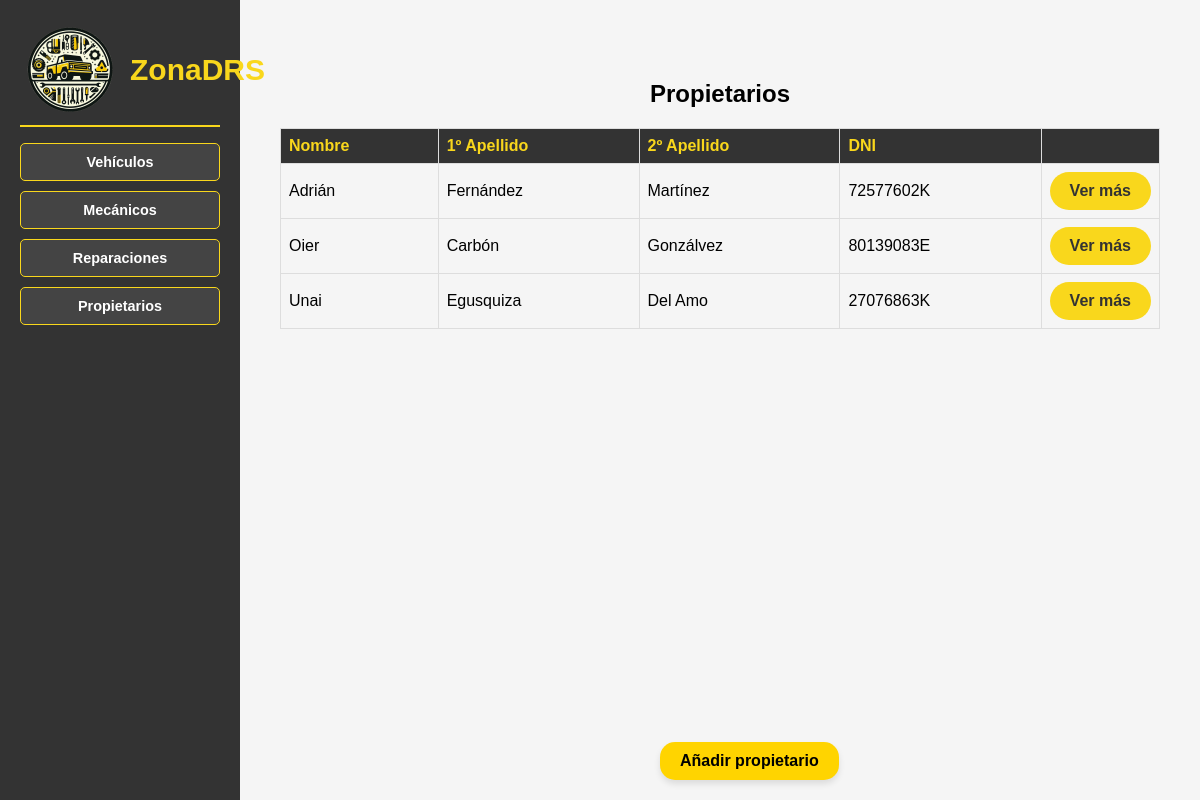
The page /ZonaDRS/listaPropietarios/ on the database as committed earlier.
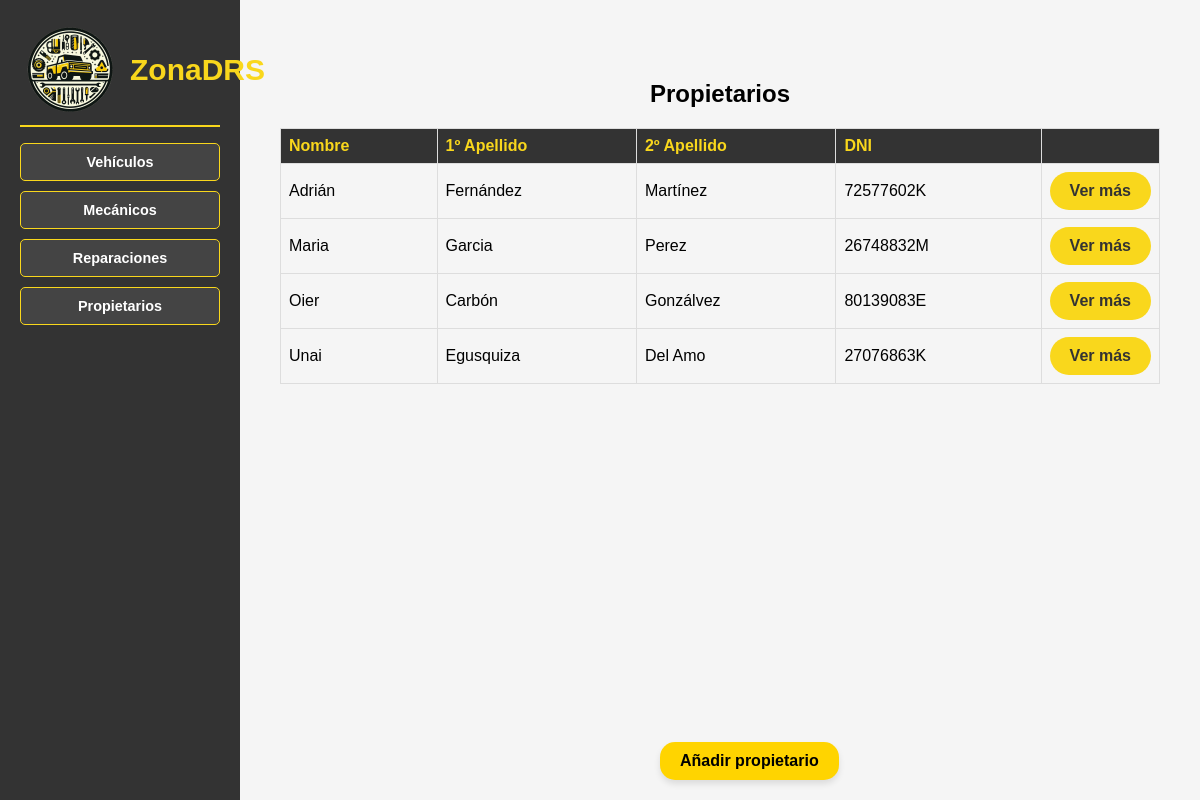
The same page on the database as committed later.
### Zona_DRS_APP/models.py (models this page shows, shortened)
class Propietario(models.Model):
    dni = models.CharField(max_length=9, primary_key=True)
    nombre = models.CharField(max_length=255)
    apellido1 = models.CharField(max_length=255)
    apellido2 = models.CharField(max_length=255)
    genero = models.CharField(
        max_length=1,
        choices=[
            ('H', 'Hombre'),
            ('M', 'Mujer')
        ],
    )
    direccion = models.CharField(max_length=255)
    fecha_nacimiento = models.DateField()
    telefono = models.CharField(max_length=9)
    correo = models.EmailField()

### Zona_DRS_APP/views.py (the view)
# urls.py: path('listaPropietarios/', ListaPropietariosView.as_view(), name='listaPropietarios'),
class ListaPropietariosView(ListView):
    model = Propietario
    template_name = 'listaPropietarios.html'
    context_object_name = 'propietarios'
    queryset = Propietario.objects.order_by('nombre')
    '''
    propietarios = Propietario.objects.order_by('nombre')
    nombre_dni_propietarios = ', '.join([propietario.nombre + ' (' + propietario.dni + ')' for propietario in propietarios])
    return render(request, 'listaPropietarios.html', {'propietarios': propietarios})
    '''

### Zona_DRS_APP/templates/listaPropietarios.html
{% extends "base.html" %}
{% block contenido %}
<div class="content">
    <h2>Propietarios</h2>
    <table>
        <tr>
            <th>Nombre</th>
            <th>1º Apellido</th>
            <th>2º Apellido</th>
            <th>DNI</th>
            <th></th>
        </tr>
        {% for propietario in propietarios %}
        <tr>
            <td>{{ propietario.nombre }}</td>
            <td>{{ propietario.apellido1 }}</td>
            <td>{{ propietario.apellido2 }}</td>
            <td>{{ propietario.dni }}</td>
            <td>
                <div class="boton">
                    <a href="{% url 'detallePropietario' propietario.dni %}">
                        Ver más
                    </a>
                </div>
            </td>
        </tr>
        {% endfor %}
    </table>
    <a href="http://127.0.0.1:8000/admin/Zona_DRS_APP/propietario/add" class="boton_admin">Añadir propietario</a>
</div>
{% endblock %}

Rows that differ between the two databases and show on the page:
added Propietario: nombre "Maria", apellido1 "Garcia", apellido2 "Perez", dni "26748832M"
